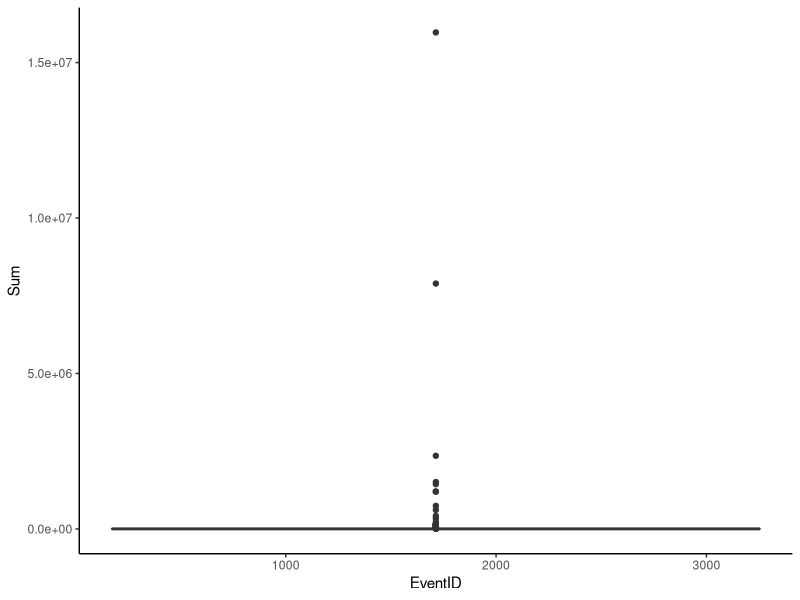
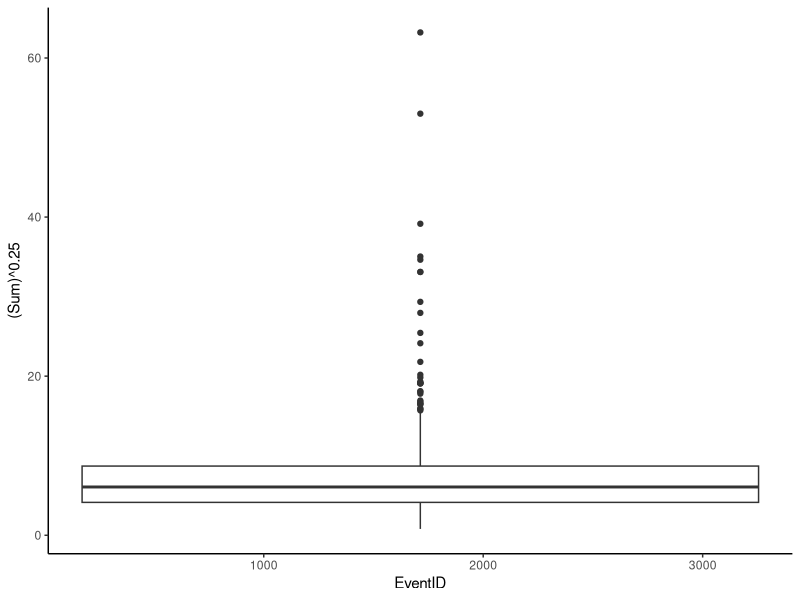
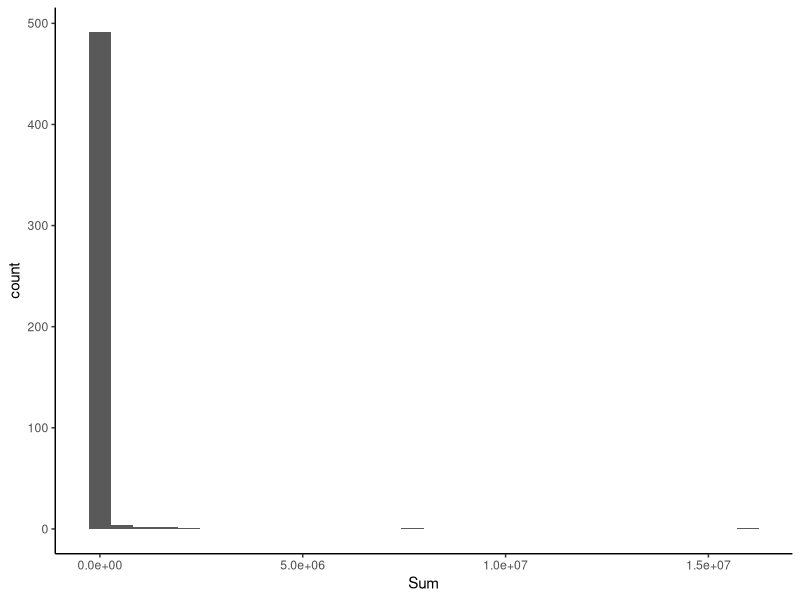
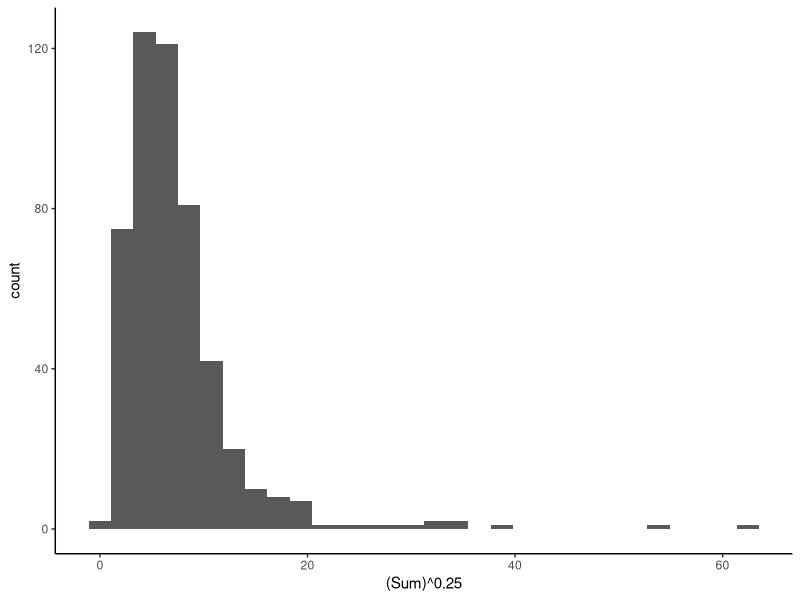
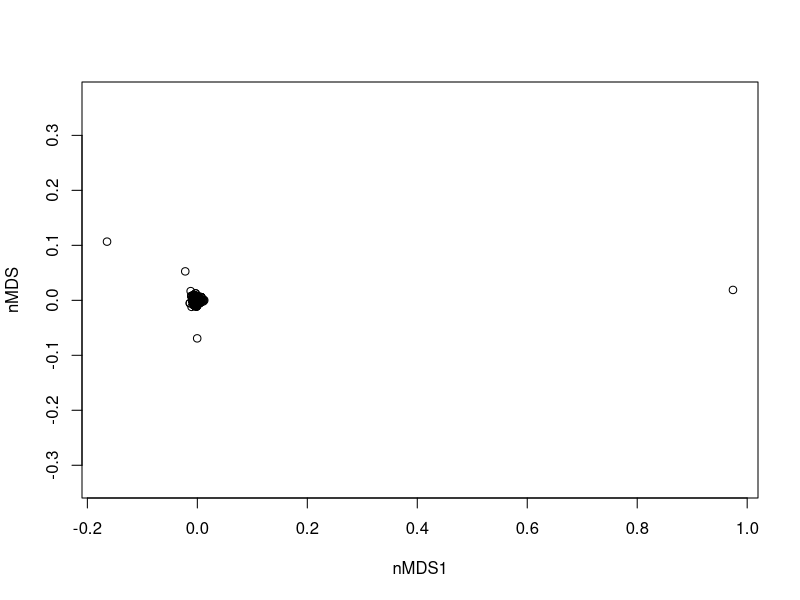

Write the R code that produced these figures, in order. (Note: this script raises an error after producing the figures.)
## ---- chunk 1
knitr::opts_chunk$set(echo = TRUE)
## ---- chunk 2
dat <- read.csv("Data/SEAK_EventID_mass.csv", header = TRUE, stringsAsFactors = TRUE)
## ---- chunk 3
library(dplyr)
library(tidyr)
library(vegan)
library(ggplot2)
theme_set(theme_classic())
## ---- chunk 4
## Site data ##
names(dat)
site <- unique(dat[, 2:17])
duplicated(site$EventID)

## Fish data ##
fish <- dat[, c(1, 2, 18)]
duplicated(fish)
fish <- spread(fish, SpCode, mass_g)
fish[is.na(fish)] <- 0
colSums(fish) # UNLARV has no data whatsoever
fish <- fish[, c(1:84, 86:97)] # removing UNLARV
## ---- chunk 5
## Covnert to P/A ##
fish.pa <- ifelse(fish[,2:96] > 0, 1, 0)
fish.pa <- data.frame(cbind(EventID = fish$EventID), fish.pa)

## Calculate species totals ##
sp.total <- colSums(fish.pa[,2:96])

## Calculate freq of occurance ##
sp.fq <- (sp.total/nrow(fish)) * 100

## Rare species ##
rare.sp <- ifelse(sp.fq < 1, names(sp.fq), NA)
rare.sp <- rare.sp[!is.na(rare.sp)]

## Filter out rare speces ##
fish <- fish[, -which(names(fish) %in% names(rare.sp))]

## Remove event where no common fish were caught ##
fish <- filter(fish, EventID != 782)
## ---- chunk 6
## EventID sums ##
event.sum <- data.frame(EventID = fish$EventID,
                        Sum = rowSums(fish[, 2:65]))
ggplot(event.sum) +
  geom_boxplot(aes(x = EventID, y = Sum))

ggplot(event.sum) +
  geom_boxplot(aes(x = EventID, y = (Sum)^0.25))

ggplot(event.sum) +
  geom_histogram(aes(Sum))

ggplot(event.sum) +
  geom_histogram(aes((Sum)^.25))

range(event.sum$Sum^0.25)
quantile(event.sum$Sum^0.25, probs = c(0.025, 0.975))
## ---- chunk 7
quantile(event.sum$Sum, probs = c(0.025, 0.975))

filt <- event.sum %>%
  filter(Sum > 11.24413 & Sum < 159838.48688)

fish <- subset(fish, fish$EventID %in% filt$EventID)
## ---- chunk 8
fish.trsfm <- fish[, 2:65]^0.25
## ---- chunk 9
## To species maximum ##
fish.std <- scale(fish.trsfm, center = FALSE, scale = apply(fish.trsfm, 2, max))

## To EventID total ##
fish.std <- fish.std/rowSums(fish.trsfm)
## ---- chunk 10
dist.bray <- vegdist(fish.std, method = "bray")
mds <- metaMDS(dist.bray, k = 3)
## ---- chunk 11
plot(mds$points, asp = 1, xlab = "nMDS1", ylab = "nMDS")
## ---- chunk 12
mod1 <- adonis2(dist.bray ~ habitat)
